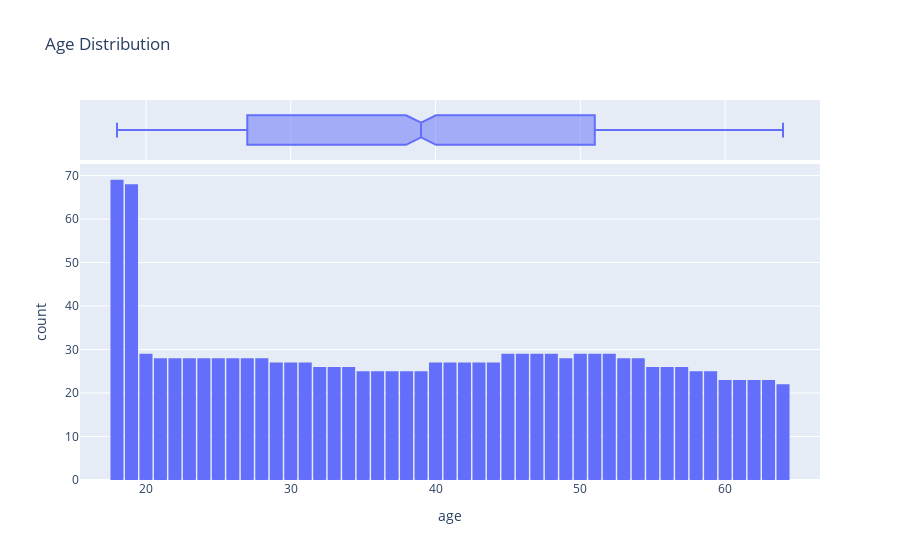

Source (notebook cell):
### Code cell
fig = px.histogram(
    medical_df,
    x = 'age',
    marginal = 'box',
    nbins = 47,
    title = 'Age Distribution',
)

fig.update_layout(bargap = 0.1)
fig.show()

### Figure 1 — Plotly figure (JSON) as saved in the notebook; plotly's stock layout.template omitted (floating-point values rounded to 4 significant figures; data arrays with more than 128 entries replaced by an {"elided": "..."} marker saying what was removed)
{"data": [{"alignmentgroup": "True", "bingroup": "x", "hovertemplate": "age=%{x}<br>count=%{y}<extra></extra>", "legendgroup": "", "marker": {"color": "#636efa", "pattern": {"shape": ""}}, "name": "", "nbinsx": 47, "offsetgroup": "", "orientation": "v", "showlegend": false, "type": "histogram", "x": {"elided": "1338 int values"}, "xaxis": "x", "yaxis": "y"}, {"alignmentgroup": "True", "hovertemplate": "age=%{x}<extra></extra>", "legendgroup": "", "marker": {"color": "#636efa"}, "name": "", "notched": true, "offsetgroup": "", "showlegend": false, "type": "box", "x": {"elided": "1338 int values"}, "xaxis": "x2", "yaxis": "y2"}], "layout": {"bargap": 0.1, "barmode": "relative", "legend": {"tracegroupgap": 0}, "title": {"text": "Age Distribution"}, "xaxis": {"anchor": "y", "domain": [0, 1], "title": {"text": "age"}}, "xaxis2": {"anchor": "y2", "domain": [0, 1], "matches": "x", "showgrid": true, "showticklabels": false}, "yaxis": {"anchor": "x", "domain": [0, 0.8316], "title": {"text": "count"}}, "yaxis2": {"anchor": "x2", "domain": [0.8416, 1], "matches": "y2", "showgrid": false, "showline": false, "showticklabels": false, "ticks": ""}}}
